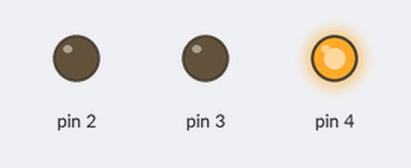
A sketch run on a simulated Arduino Uno, built with avr-gcc and run on an emulated ATmega328P. Shown: output pins drawn as LEDs (lit = HIGH).

Above: at 0.1 s.
At 30.1 s:
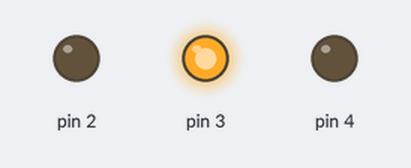
At 100.1 s:
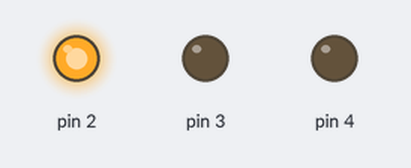
Timing chart, 0 to 101.6 s (numbered marks = the images above):
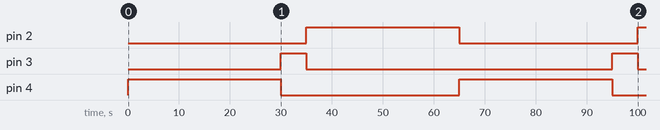

The sketch:

sketch_may25a.ino
```cpp
void setup()
{
 pinMode(2, OUTPUT);
 pinMode(3, OUTPUT);
 pinMode(4, OUTPUT);
}
void loop(){
  digitalWrite(4, HIGH); //적색
  delay(30000);
  digitalWrite(4, LOW);

  digitalWrite(3, HIGH); //오렌지색
  delay(5000);
  digitalWrite(3, LOW);

  digitalWrite(2, HIGH); //초록색
  delay(30000);
  digitalWrite(2, LOW);

}
```

Measured:
- by itself, pin 2: LOW → HIGH at 35.0 s, → LOW 30.0 s later, → HIGH 35.0 s later
- by itself, pin 3: alternates HIGH for 5.0 s and LOW for 60.0 s
- by itself, pin 4: alternates HIGH for 30.0 s and LOW for 35.0 s
